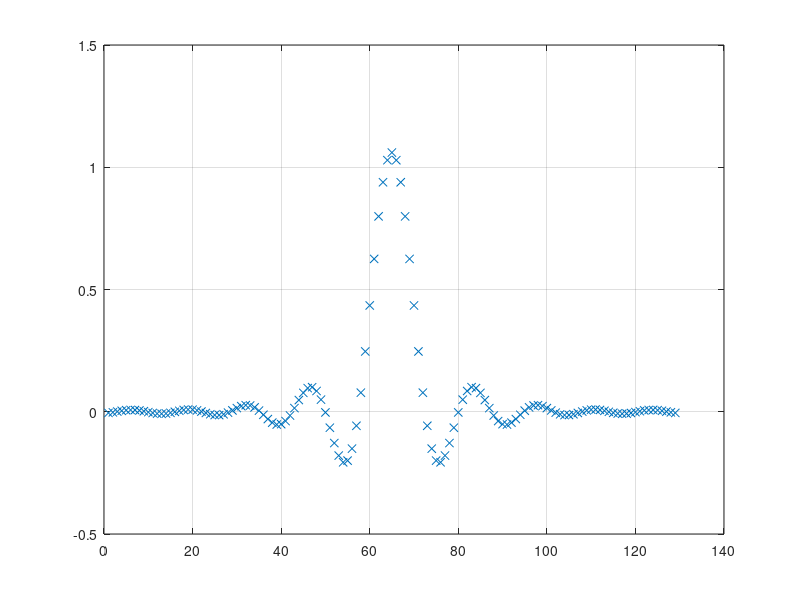
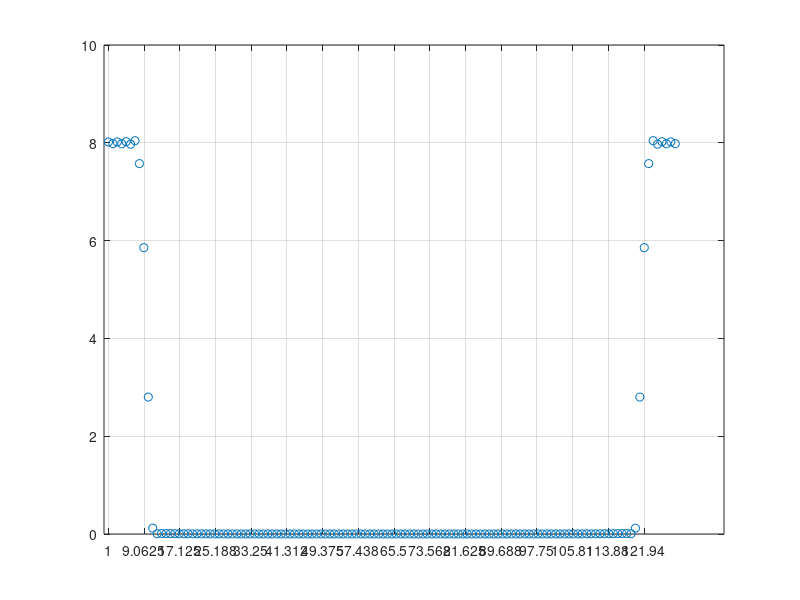

These figures' MATLAB source, in order: (Note: this script raises an error after producing the figures.)

close all;
% clear;
clc;

%% load data set first

%%
F = 3.84e6;
BW = F;
T = 1/F; tc = T;

chipsPerFrame    = 3.84e4; 
frames_you_need  = 3;
slots_per_frame  = 15;
symbols_per_slot = 10;
OVSF             = 256;

%% match_filter function
a = 0.22;
rc0 = @(t) ( sin(pi*t/tc*(1-a)) + 4*a*t/tc .*cos(pi*t/tc*(1+a)) )  ./....
           (               pi*t/tc.* (1-(4*a*t/tc).^2)          )   ;
smb = 8;%%%%%%%%%%%%%%%%%%%%%%%%%%%%%%%%%%%%%%%%%%%%%%%%%%%%%%%%%%%%%%%%%%       
tt = -smb*tc: tc/8 : smb*tc;
plot(1:length(tt),rc0(tt),'x');grid on
find(rc0(tt)==max(rc0(tt)));
tt(smb*8+1)=1/65536/65536; % 1st jdd_kq
plot(1:length(tt),rc0(tt),'x');grid on
f = rc0(tt); [find(f==max(f)),length(f)] ; 
figure;plot(abs(fft(f,1024)));plot(abs(fft(f)),'o');
xticks(1:length(fft(f))/16  :length(fft(f)));grid on;
%%
%%
%%
fz = 15.36e+6;  % 4*bbBW
sa = 4*fz;
ii = real(rxzp); % .*cos(2*pi*(fz/sa)*(1:length(rxzp))).';
ii = filter(f,1,ii);

% rxzp = csvread('old_data.csv'); % !!!! 20250709 old_data.csv is not a zp signal but a bb signal
% ii1 = real(rxzp(1:1024));
% ii2 = real(rxzp).*cos(2*pi*(2*fz/sa)*(1:length(rxzp))).'; ii2 = ii2(1:1024);
% x1 = xcorr(ii1);
% x2 = xcorr(ii2);
% figure;plot(abs(fft(x1, 4096)))   % base band 1/20(1/16) *2pi
% figure;plot(abs(fft(x2, 4096))) 

qq = imag(rxzp); % .*sin(2*pi*(fz/sa)*(1:length(rxzp))).';
% todo: what does the real() imag() part of rxzp stand for?
% when useing real here(qq=real(rx)), also works, why?
qq = filter(f,1,qq);
rxbb = ii+1j*qq;  % oversample 16 * baseband
figure;
rcom = 1/16 * downsample(rxbb,2);  % oversample 8

%% 8 oversample 8
rr8 = zeros(length(rcom)/8,8);
for phase_bias = 0:7
    rr8(:,phase_bias+1) = downsample(rcom,8,phase_bias);
end

%% find max power phase 1/8 using psc
slottt = 3;   pfold = 11; 
rc = zeros(2560*slottt,pfold,8); 
psyncp_xg = zeros(8,1);

for si = 1:8
    for pix = 1:pfold
        t00 = rr8([1 : 2560*slottt]+2560*slottt*(pix-1), si);
        rc(:,pix,si) = filter(c_pscf, 1, t00);
    end
    t_xg = sum(abs(rc(:,:,si)).^2, 2);
    
    figure; plot(abs(t_xg), '-o'); 
    xticks(1:2560:slottt*2560);grid on; title(string(si))
    
    t_xg = abs(t_xg);
    [t1, t2] = max(t_xg);
    psyncp_xg(si) = t1;
end

% phase1 out of 8oversample
phase = find(psyncp_xg == max(psyncp_xg));
rcom_1p8 = rr8(:, phase);

%% pss slot_sync
% where/when a slot begin
pt = psc_sync(rcom_1p8, c_pscf);
rcom_psynced = rcom_1p8(pt:end);

%% ssc frame_type
sft = 3; Nt = 15*1;
snt = Nt*sft;   
slotss = rcom_psynced(1:snt*2560); 
slotss = reshape(slotss,[2560,snt]);
slotss = slotss(1:256,:);
ss = zeros(16,snt);
for strap = 1:16
    ssa = c_ssc(:,strap) .* slotss;
    ssa = sum(ssa,1);
    ss(strap,:) = abs(ssa).^2;
end
ss = reshape(ss,[16,15,3]);
ss = sum(ss,3);
t = max(ss);ssout=zeros(15,1);
for strap = 1:15
    ssout(strap) = find(ss(:,strap)==t(strap));
end

% inner_product 15 slots
ssout'

diversity = zeros(64,15);
for antenna = 0:63
    for fen_ji=0:14
        cs = circshift(real_bdb15(antenna+1,:),fen_ji);
        diversity(antenna+1,fen_ji+1) = sum(ssout' == cs);
    end
end
diversity
[toils,snares]= find(diversity==max(max(diversity)));

ssc_sync063 = [(toils-1),(snares-1)]
%%
rcom_ssynced  = rcom_psynced(2560 * ssc_sync063(2) + [1 : frames_you_need*chipsPerFrame] ) ;  




